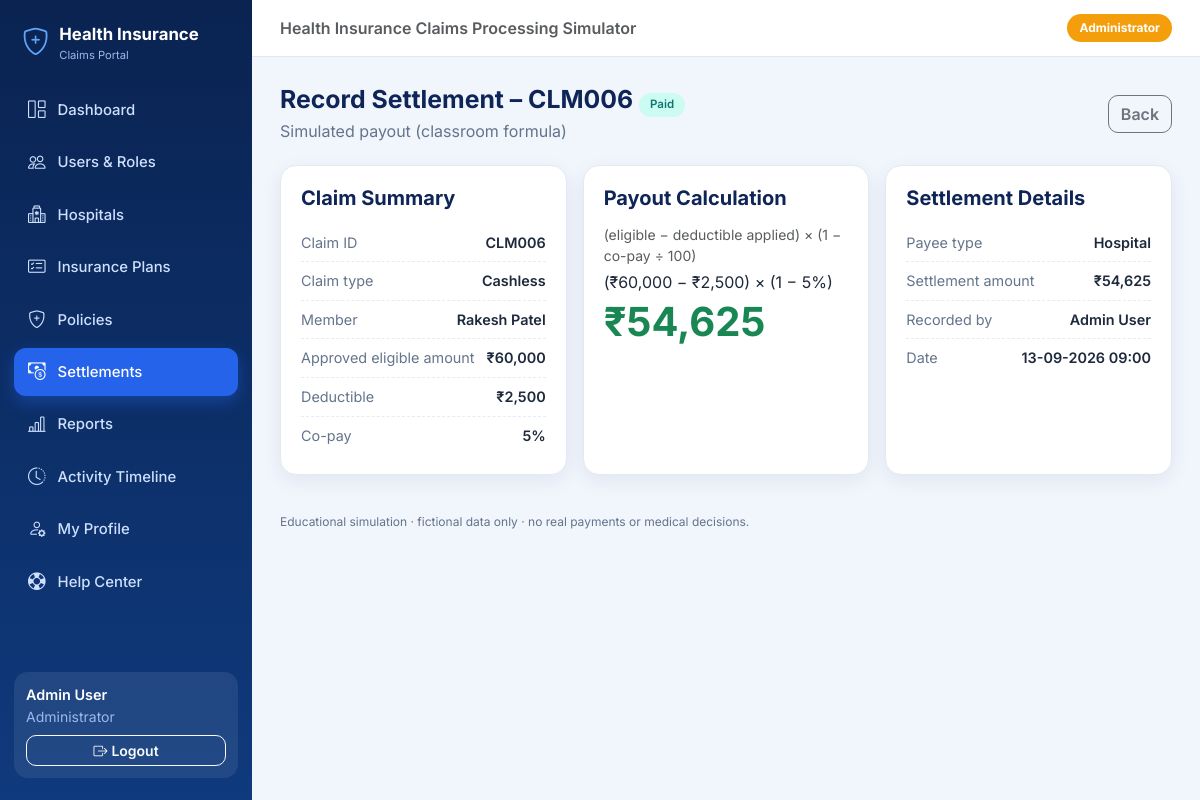
/admin/settlements/6 (signed in), run on the app's committed database.
### models.py (models this page shows, shortened)
class User(db.Model):
    __tablename__ = "users"
    id = db.Column(db.Integer, primary_key=True)
    username = db.Column(db.String(50), nullable=False, unique=True)
    password_hash = db.Column(db.String(255), nullable=False)
    display_name = db.Column(db.String(100), nullable=False)
    role = db.Column(db.String(30), nullable=False, index=True)
    hospital_id = db.Column(db.Integer, db.ForeignKey("hospitals.id"), nullable=True)
    hospital = db.relationship("Hospital")

class Claim(db.Model):
    __tablename__ = "claims"
    id = db.Column(db.Integer, primary_key=True)
    policy_id = db.Column(db.Integer, db.ForeignKey("policies.id"), nullable=False, index=True)
    member_id = db.Column(db.Integer, db.ForeignKey("members.id"), nullable=False, index=True)
    hospital_id = db.Column(db.Integer, db.ForeignKey("hospitals.id"), nullable=False, index=True)
    created_by_user_id = db.Column(db.Integer, db.ForeignKey("users.id"), nullable=False)
    claim_type = db.Column(db.String(20), nullable=False, index=True)
    treatment_type = db.Column(db.String(80), nullable=False)
    admission_date = db.Column(db.Date, nullable=False)
    discharge_date = db.Column(db.Date, nullable=False)
    requested_amount = db.Column(db.Numeric(12, 2), nullable=False)
    eligible_amount = db.Column(db.Numeric(12, 2), nullable=True)
    status = db.Column(db.String(20), nullable=False, default="draft", index=True)
    officer_user_id = db.Column(db.Integer, db.ForeignKey("users.id"), nullable=True, index=True)
    description = db.Column(db.Text)
    __table_args__ = (
        db.ForeignKeyConstraint(["member_id", "policy_id"], ["members.id", "members.policy_id"],
                                name="fk_claim_member_same_policy"),
    )
    policy = db.relationship("Policy", foreign_keys=[policy_id])
    member = db.relationship("Member", foreign_keys=[member_id])
    hospital = db.relationship("Hospital")
    creator = db.relationship("User", foreign_keys=[created_by_user_id])
    officer = db.relationship("User", foreign_keys=[officer_user_id])
    documents = db.relationship("ClaimDocument", back_populates="claim", order_by="ClaimDocument.id",
                                cascade="all, delete-orphan")
    history = db.relationship("ClaimHistory", back_populates="claim",
                              order_by="ClaimHistory.timestamp, ClaimHistory.id")
    files = db.relationship("ClaimFile", back_populates="claim", order_by="ClaimFile.created_at")
    settlement = db.relationship("Settlement", back_populates="claim", uselist=False)
    @property
    def code(self):
        return f"CLM{self.id:03d}"

class Member(db.Model):
    __tablename__ = "members"
    id = db.Column(db.Integer, primary_key=True)
    policy_id = db.Column(db.Integer, db.ForeignKey("policies.id"), nullable=False, index=True)
    display_name = db.Column(db.String(100), nullable=False)
    date_of_birth = db.Column(db.Date, nullable=True)
    gender = db.Column(db.String(30), nullable=True)
    is_covered = db.Column(db.Boolean, nullable=False, default=True)
    relation = db.Column("relationship", db.String(40), nullable=False)  # column is called "relationship"
    __table_args__ = (db.UniqueConstraint("id", "policy_id", name="uq_member_id_policy"),)
    policy = db.relationship("Policy", back_populates="members")

class Plan(db.Model):
    __tablename__ = "plans"
    id = db.Column(db.Integer, primary_key=True)
    name = db.Column(db.String(100), nullable=False, unique=True)
    covered_treatment_types = db.Column(db.Text, nullable=False)  # "Surgery,Cardiology,..."
    annual_limit = db.Column(db.Numeric(12, 2), nullable=False)
    @property
    def policy_amount_limit(self):
        return self.annual_limit
    deductible = db.Column(db.Numeric(12, 2), nullable=False)
    copay_percent = db.Column(db.Numeric(5, 2), nullable=False)

class Settlement(db.Model):
    __tablename__ = "settlements"
    id = db.Column(db.Integer, primary_key=True)
    claim_id = db.Column(db.Integer, db.ForeignKey("claims.id"), nullable=False, unique=True)
    payee_type = db.Column(db.String(20), nullable=False)  # hospital / policyholder
    amount = db.Column(db.Numeric(12, 2), nullable=False)
    recorded_by = db.Column(db.Integer, db.ForeignKey("users.id"), nullable=False)
    recorded_at = db.Column(db.DateTime, nullable=False, default=now)
    claim = db.relationship("Claim", back_populates="settlement")
    recorder = db.relationship("User")

### routes/admin.py (the view)
@bp.route("/settlements/<int:claim_id>")
@role_required("administrator")
def settle(claim_id):
    claim = db.get_or_404(Claim, claim_id)
    if claim.status == "draft":
        abort(404)
    payout = payout_details(claim) if claim.eligible_amount is not None else None
    return render_template("admin/settle.html", claim=claim, payout=payout)

### app.py (called while the page is built)
def inr(value):
    try:
        number = Decimal(str(value if value is not None else 0))
    except Exception:
        number = Decimal(0)
    sign = "-" if number < 0 else ""
    whole, _, fraction = f"{abs(number):.2f}".partition(".")
    if len(whole) > 3:
        head, tail = whole[:-3], whole[-3:]
        groups = []
        while len(head) > 2:
            groups.insert(0, head[-2:])
            head = head[:-2]
        if head:
            groups.insert(0, head)
        whole = ",".join(groups + [tail])
    return f"{sign}₹{whole}" + ("" if fraction == "00" else "." + fraction)

### routes/auth.py (called while the page is built)
@bp.before_app_request
def load_current_user():
    user_id = session.get("user_id")
    g.user = db.session.get(User, user_id) if user_id else None

def role_required(*roles):
    def decorator(view):
        @wraps(view)
        def wrapped(*args, **kwargs):
            if g.user is None:
                flash("Please log in to continue.", "warning")
                return redirect(url_for("auth.login"))
            if g.user.role not in roles:
                abort(403)
            return view(*args, **kwargs)
        return wrapped
    return decorator

### services/settlement.py (called while the page is built)
def calculate_payout(eligible_amount, deductible, copay_percent):
    eligible = Decimal(str(eligible_amount))
    deductible = Decimal(str(deductible))
    copay = Decimal(str(copay_percent))
    deductible_applied = min(eligible, deductible)
    payout = (eligible - deductible_applied) * (Decimal("1") - copay / Decimal("100"))
    return payout.quantize(Decimal("0.01"), rounding=ROUND_HALF_UP)

def payout_details(claim):
    plan = claim.policy.plan
    eligible = Decimal(str(claim.eligible_amount))
    deductible = Decimal(str(plan.deductible))
    return {
        "eligible": eligible,
        "deductible": deductible,
        "deductible_applied": min(eligible, deductible),
        "copay_percent": Decimal(str(plan.copay_percent)),
        "payout": calculate_payout(eligible, deductible, plan.copay_percent),
    }

### templates/admin/settle.html (shortened to what this page needs)
{% extends "base.html" %}
{% from "_macros.html" import status_badge, csrf with context %}
{% block content %}
<div class="page-head">
  <div>
    <h1>Record Settlement – {{ claim.code }} {{ status_badge(claim.status) }}</h1>
    <p>Simulated payout (classroom formula)</p>
  </div>
  <a class="btn btn-outline-secondary" href="{{ url_for('admin.settlements') }}">Back</a>
</div>
<div class="row g-3">
  <div class="col-lg-4">
    <div class="card-box h-100">
      <h5>Claim Summary</h5>
      <div class="kv"><span>Claim ID</span><span>{{ claim.code }}</span></div>
      <div class="kv"><span>Claim type</span><span class="text-capitalize">{{ claim.claim_type }}</span></div>
      <div class="kv"><span>Member</span><span>{{ claim.member.display_name }}</span></div>
      <div class="kv"><span>Approved eligible amount</span><span>{{ claim.eligible_amount|inr if claim.eligible_amount
          is not none else '—' }}</span></div>
      <div class="kv"><span>Deductible</span><span>{{ claim.policy.plan.deductible|inr }}</span></div>
      <div class="kv"><span>Co-pay</span><span>{{ claim.policy.plan.copay_percent|round|int }}%</span></div>
    </div>
  </div>
  <div class="col-lg-4">
    <div class="card-box h-100">
      <h5>Payout Calculation</h5>
      {% if payout %}
      <p class="small text-muted mb-1">(eligible − deductible applied) × (1 − co-pay ÷ 100)</p>
      <p class="mb-1">({{ payout.eligible|inr }} − {{ payout.deductible_applied|inr }}) × (1 − {{
        payout.copay_percent|round|int }}%)</p>
      <div class="display-6 fw-bold text-success">{{ payout.payout|inr }}</div>
      {% else %}<p class="text-muted">No eligible amount yet.</p>{% endif %}
    </div>
  </div>
  <div class="col-lg-4">
    <div class="card-box h-100">
      <h5>Settlement Details</h5>
      <div class="kv"><span>Payee type</span><span class="text-capitalize">{{ 'hospital' if claim.claim_type ==
          'cashless' else 'policyholder' }}</span></div>
      {% if claim.settlement %}
      <div class="kv"><span>Settlement amount</span><span>{{ claim.settlement.amount|inr }}</span></div>
      <div class="kv"><span>Recorded by</span><span>{{ claim.settlement.recorder.display_name }}</span></div>
      <div class="kv"><span>Date</span><span>{{ claim.settlement.recorded_at.strftime('%d-%m-%Y %H:%M') }}</span></div>
      {% else %}<p class="text-muted mt-2 mb-0">Only approved claims can be settled (status: {{
        claim.status|replace('_',' ') }}).</p>{% endif %}
    </div>
  </div>
</div>
{% endblock %}

### templates/base.html (shortened to what this page needs)
<!doctype html>
<html lang="en">
<head>
  <link href="https://cdn.jsdelivr.net/npm/bootstrap@5.3.3/dist/css/bootstrap.min.css" rel="stylesheet">
  <link href="https://cdn.jsdelivr.net/npm/bootstrap-icons@1.11.3/font/bootstrap-icons.min.css" rel="stylesheet">
  <link href="{{ url_for('static', filename='css/style.css') }}" rel="stylesheet">
</head>
<body>
<div class="{{ 'app-shell' if g.user }}">
  {% if g.user %}
  <aside class="sidebar" id="sidebar">
    <div class="brand"><i class="bi bi-shield-plus"></i><div>Health Insurance<small>Claims Portal</small></div></div>
    <nav aria-label="Main menu">
      {% for label, endpoint, icon, others in nav_items %}
        <a class="nav-link-item {{ 'active' if request.endpoint == endpoint or request.endpoint in others }}"
           href="{{ url_for(endpoint) }}"><i class="bi {{ icon }}"></i>{{ label }}</a>
      {% endfor %}
    </nav>
    <div class="sidebar-user">
      <div class="name">{{ g.user.display_name }}</div>
      <div class="small mb-2" style="color:#9db8ec">{{ ROLE_LABELS[g.user.role] }}{% if g.user.hospital %} · {{ g.user.hospital.name }}{% endif %}</div>
      <form method="post" action="{{ url_for('auth.logout') }}">
        <button class="btn btn-sm btn-outline-light w-100"><i class="bi bi-box-arrow-right me-1"></i>Logout</button>
      </form>
    </div>
  </aside>
  {% endif %}
  <div class="main-area">
    {% if g.user %}
    <header class="topbar">
      <span class="fw-semibold text-muted d-none d-md-inline">Health Insurance Claims Processing Simulator</span>
      <span class="role-chip role-{{ g.user.role }}">{{ ROLE_LABELS[g.user.role] }}</span>
    </header>
    {% endif %}
    <main class="{{ 'content' if g.user }}">
      {% block content %}{% endblock %}
    </main>
    {% if g.user %}<div class="footer-note">Educational simulation · fictional data only · no real payments or medical decisions.</div>{% endif %}
  </div>
</div>
</body>
</html>

### templates/_macros.html (shortened to what this page needs)
{% macro status_badge(status) %}
<span class="badge status-{{ status }}">{{ status|replace('_', ' ')|title }}</span>
{% endmacro %}

### static/css/style.css (style rules this page uses)
:root { --navy: #0a2351; --navy-2: #0f3a7d; --blue: #2563eb; --blue-dark: #1d4ed8; --bg: #f1f5fc; --card: #ffffff; --text: #1e293b; --muted: #64748b; --border: #e3e9f4; --radius: 16px; --shadow: 0 6px 20px rgba(15, 42, 91, .07); }
body { font-family: 'Inter', system-ui, -apple-system, 'Segoe UI', sans-serif; background: var(--bg); color: var(--text); }
a { text-decoration: none; }
h1, h2, h3, h4 { font-weight: 700; color: #0f2557; }
.app-shell { display: flex; min-height: 100vh; }
.sidebar { width: 252px; flex-shrink: 0; background: linear-gradient(180deg, var(--navy) 0%, var(--navy-2) 100%); color: #cfe0ff; position: sticky; top: 0; height: 100vh; display: flex; flex-direction: column; padding: 22px 14px; }
.brand { display: flex; align-items: center; gap: 10px; color: #fff; font-weight: 700; font-size: 1.05rem; padding: 0 8px 22px; }
.brand i { font-size: 1.7rem; color: #60a5fa; }
.brand small { display: block; font-weight: 400; font-size: .7rem; color: #9db8ec; }
.nav-link-item { display: flex; align-items: center; gap: 12px; color: #cfe0ff; padding: 11px 14px; border-radius: 12px; margin-bottom: 4px; font-weight: 500; font-size: .93rem; transition: all .15s; }
.nav-link-item.active { background: var(--blue); color: #fff; box-shadow: 0 6px 16px rgba(37,99,235,.4); }
.nav-link-item i { font-size: 1.1rem; }
.sidebar-user { margin-top: auto; background: rgba(255,255,255,.08); border-radius: 14px; padding: 12px; }
.sidebar-user .name { color: #fff; font-weight: 600; font-size: .9rem; }
.main-area { flex: 1; min-width: 0; display: flex; flex-direction: column; }
.topbar { display: flex; align-items: center; justify-content: space-between; padding: 14px 28px; background: #fff; border-bottom: 1px solid var(--border); position: sticky; top: 0; z-index: 20; }
.content { padding: 28px; max-width: 1280px; width: 100%; }
.footer-note { font-size: .75rem; color: var(--muted); padding: 10px 28px 20px; }
.card-box { background: var(--card); border: 1px solid var(--border); border-radius: var(--radius); box-shadow: var(--shadow); padding: 20px; }
.card-box h5, .card-box h6 { font-weight: 700; margin-bottom: 14px; color: #0f2557; }
.page-head { display: flex; flex-wrap: wrap; justify-content: space-between; align-items: center; gap: 12px; margin-bottom: 22px; }
.page-head h1 { font-size: 1.55rem; margin: 0; }
.page-head p { margin: 2px 0 0; color: var(--muted); }
.badge[class*="status-"] { font-weight: 600; padding: 6px 11px; border-radius: 999px; font-size: .72rem; }
.status-paid { background: #ccfbf1; color: #0f766e; }
.role-chip { padding: 5px 12px; border-radius: 999px; font-size: .75rem; font-weight: 700; color: #fff; }
.role-administrator { background: #f59e0b; }
.btn { border-radius: 10px; font-weight: 600; }
.kv { display: flex; justify-content: space-between; gap: 12px; padding: 8px 0; border-bottom: 1px dashed #e5ebf6; font-size: .9rem; }
.kv:last-child { border-bottom: 0; }
.kv span:first-child { color: var(--muted); }
.kv span:last-child { font-weight: 600; text-align: right; }

### data on the page
User: user.display_name "Admin User", role "Administrator", settlement.recorder.display_name "Admin User"
Claim: code "CLM006", status "Paid", claim_type "Cashless", eligible_amount|inr "₹60,000", claim_type "Hospital"
Member: member.display_name "Rakesh Patel"
Plan: policy.plan.deductible|inr "₹2,500", policy.plan.copay_percent "5"
Settlement: settlement.amount|inr "₹54,625", settlement.recorded_at "13-09-2026 09:00"

### other printed values
{{ label }} "Dashboard" "Users & Roles" "Hospitals" "Insurance Plans" "Policies" "Settlements" "Reports" "Activity Timeline" "My Profile" "Help Center"
{{ payout.eligible|inr }} "₹60,000"
{{ payout.deductible_applied|inr }} "₹2,500"
{{ payout.copay_percent|round|int }} "5"
{{ payout.payout|inr }} "₹54,625"
